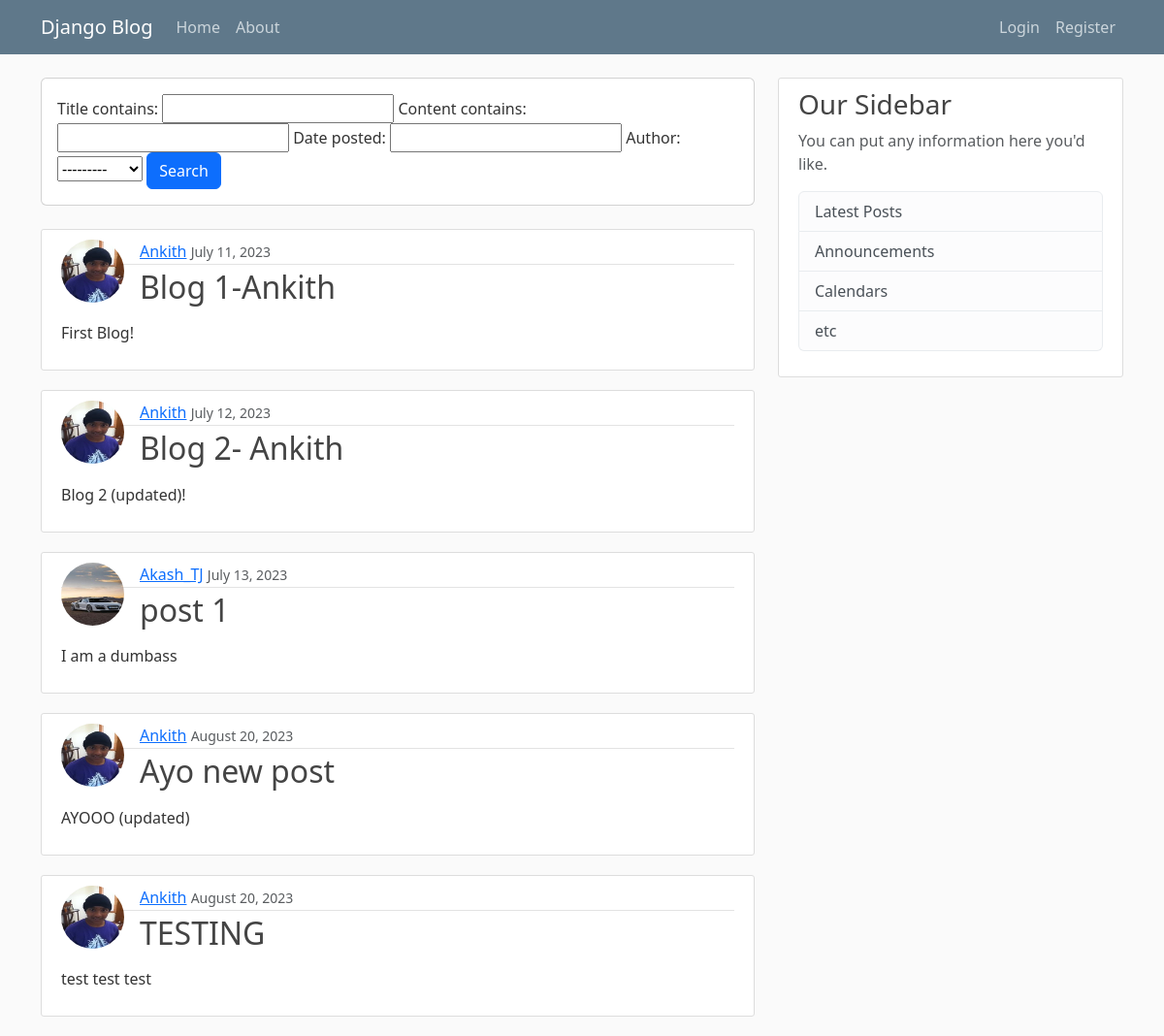
Before: / with the older database file.
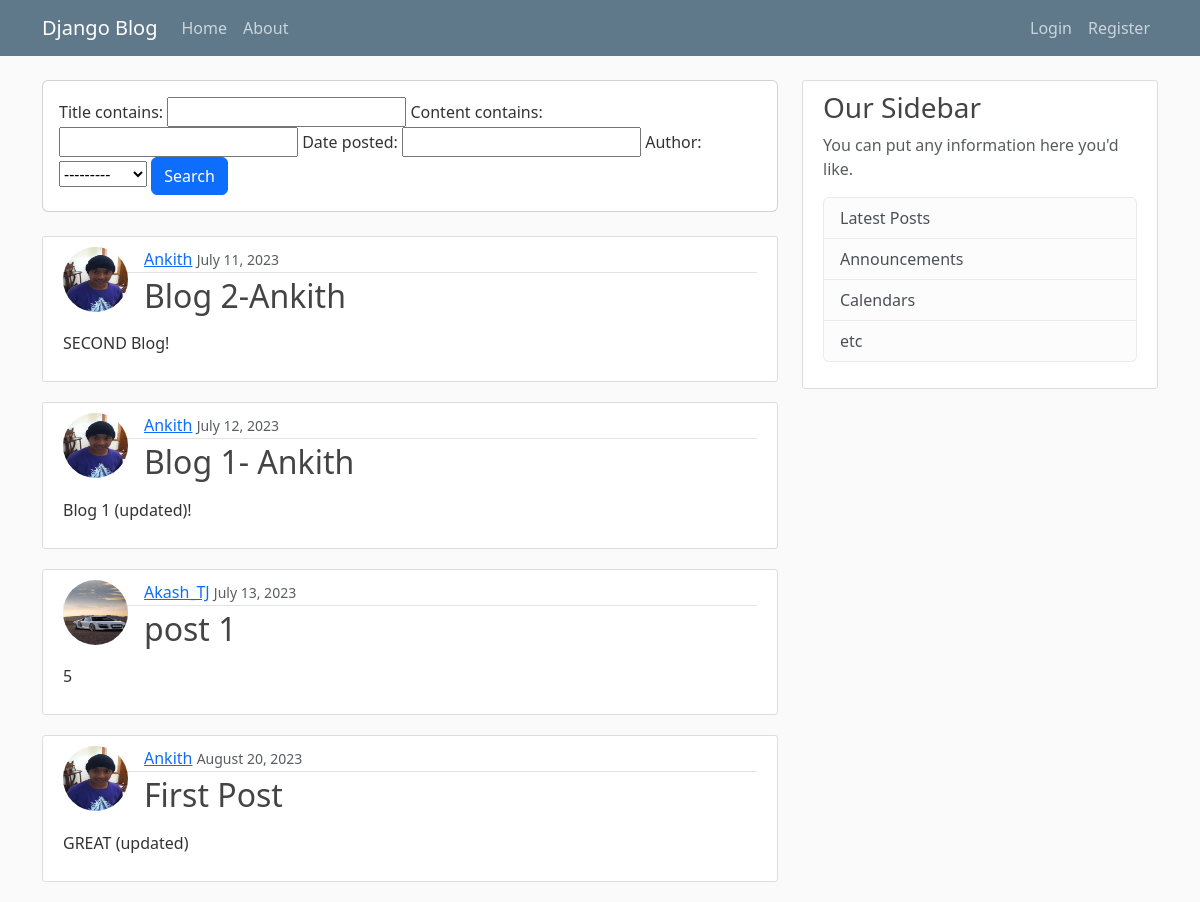
After: the same page with the newer database file.
### blog/models.py (models this page shows, shortened)
class Post(models.Model):
  title = models.CharField(max_length=100)
  content = models.TextField()
  date_posted = models.DateTimeField(default=timezone.now) #dont put parenthises after timezone.now so its passed but not called
  author = models.ForeignKey(User, on_delete = models.CASCADE) #this just relates the User model to the author field, but it doesn't get the currently logged in user.

### users/models.py (models this page shows, shortened)
class Profile(models.Model):
    user = models.OneToOneField(User, on_delete=models.CASCADE)
    image = models.ImageField(default='default.jpg', upload_to='profile_pics') #store locally

### blog/views.py (the view)
# urls.py: path('', PostListView.as_view(), name='blog-home'),
class PostListView(ListView): #View for an object we will be looping over to display, this must be provided
    model = Post #Variable that must be set so the class-view knows what model object to query/loop over, per django conventions
    template_name = 'blog/home.html'
    context_object_name = 'posts' #Renaming variable per django conventions so it works with our blog home template as is
    ordering = ['-date_posted'] #change ordering of field to be reversed, so it prints from the last posted not the first posted
    paginate_by = 5
    def get_queryset(self):
        filter = PostFilter(self.request.GET, queryset=Post.objects.all())
        return filter.qs
    def get_context_data(self, **kwargs):
        context = super().get_context_data(**kwargs)
        filter = PostFilter(self.request.GET, queryset=Post.objects.all())
        context["filter"] = filter
        return context

### blog/templates/blog/home.html (shortened to what this page needs)
{% extends "blog/base.html" %}
{% block content %}
  <div class="row">
    <div class="col">
        <div class="card card-body mb-4">
          <form method="get">
            {{ filter.form }}
            <button class="btn btn-primary" type="submit">Search</button>
          </form>
        </div>
    </div>
  </div>
  {%for post in posts%}
    <article class="media content-section">
      <img class = "float-start rounded-circle article-img" src = "{{post.author.profile.image.url}}">
      <div class="media-body">
        <div class="article-metadata">
          <a class="mr-2" href="{%url 'user-post' post.author.username%}">{{ post.author }}</a>
          <small class="text-muted">{{ post.date_posted|date:'F d, Y' }}</small>
        </div>
        <h2><a class="text-decoration-none article-title" href="{% url 'post-detail' post.pk %}">{{ post.title }}</a></h2>
        <div>
          <p class="article-content">{{ post.content }}</p>
        </div>
      </div>
    </article>
  {%endfor%}
{% endblock content %}

### blog/templates/blog/base.html (shortened to what this page needs)
{% load static %}
<!DOCTYPE html>
<html>
  <head>
    <link href="https://cdn.jsdelivr.net/npm/bootstrap@5.3.0/dist/css/bootstrap.min.css" rel="stylesheet">
    <link rel="stylesheet" type="text/css" href="{% static 'blog/main.css'%}">
  </head>
  <body>
    <header class="site-header">
      <nav class="navbar navbar-expand-md navbar-dark bg-steel fixed-top">
        <div class="container">
          <a class="navbar-brand mr-4" href="/">Django Blog</a>
          <div class="collapse navbar-collapse" id="navbarToggle">
            <div class="navbar-nav mr-auto">
              <a class="nav-item nav-link" href="{% url 'blog-home' %}">Home</a>
              <a class="nav-item nav-link" href="{% url 'blog-about' %}">About</a>
            </div>
            <div class=" navbar-nav ms-auto">
              {% if user.is_authenticated %}
                <a class="nav-item nav-link" href="{% url 'post-create' %}">New Post</a>
                <a class="nav-item nav-link" href="{% url 'profile' %}">Profile</a>
                <a class="nav-item nav-link" href="{% url 'logout' %}">Logout</a>
              {% else %}
                <a class="nav-item nav-link" href="{% url 'login' %}">Login</a>
                <a class="nav-item nav-link" href="{% url 'register' %}">Register</a>
              {% endif %}
            </div>
          </div>
        </div>
      </nav>
    </header>
    <main role="main" class="container">
      <div class="row">
        <div class="col-md-8">
          {% block content %}{% endblock %}
        </div>
        <div class="col-md-4">
          <div class="content-section">
            <h3>Our Sidebar</h3>
            <p class='text-muted'>You can put any information here you'd like.
              <ul class="list-group">
                <li class="list-group-item list-group-item-light">Latest Posts</li>
                <li class="list-group-item list-group-item-light">Announcements</li>
                <li class="list-group-item list-group-item-light">Calendars</li>
                <li class="list-group-item list-group-item-light">etc</li>
              </ul>
            </p>
          </div>
        </div>
      </div>
    </main>
  </body>
</html>

### blog/static/blog/main.css (style rules this page uses)
body { background: #fafafa; color: #333333; margin-top: 5rem; }
h1, h2, h3, h4, h5, h6 { color: #444444; }
ul { margin: 0; }
.bg-steel { background-color: #5f788a; }
.site-header .navbar-nav .nav-link { color: #cbd5db; }
.content-section { background: #ffffff; padding: 10px 20px; border: 1px solid #dddddd; border-radius: 3px; margin-bottom: 20px; }
.article-title { color: #444444; }
.article-content { white-space: pre-line; margin-top: 16px; }
.article-img { height: 65px; width: 65px; margin-right: 16px; }
.article-metadata { padding-bottom: 1px; margin-bottom: 4px; border-bottom: 1px solid #e3e3e3 }

Changed rows visible on the page:
removed Post: author.profile.image (picture), author "Ankith", date_posted "August 20, 2023", title "TESTING", content "test test test"
changed Post: title "Blog 1-Ankith" → "Blog 2-Ankith"; content "First Blog!" → "SECOND Blog!"
changed Post: title "Blog 2- Ankith" → "Blog 1- Ankith"; content "Blog 2 (updated)!" → "Blog 1 (updated)!"
changed Post "post 1": content "I am a dumbass" → "5"
changed Post: title "Ayo new post" → "First Post"; content "AYOOO (updated)" → "GREAT (updated)"
